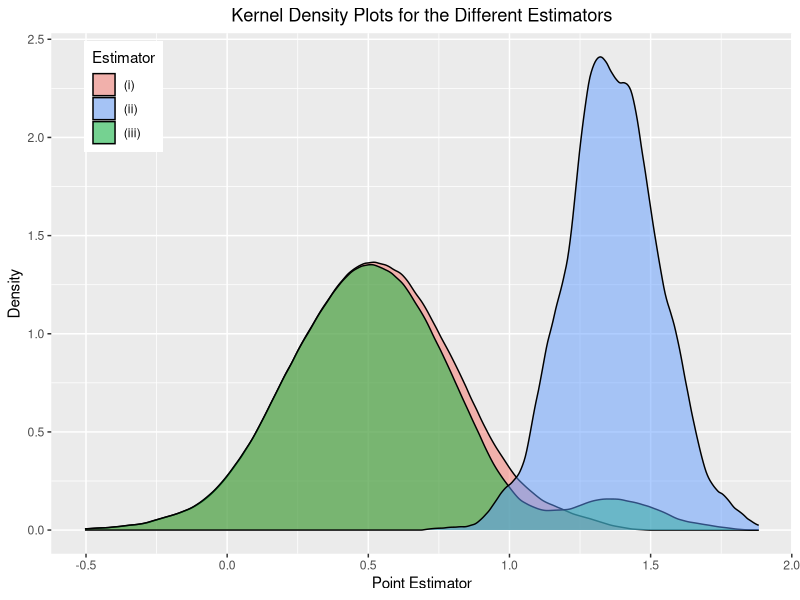

The R source for this figure:
## ECON675: ASSIGNMENT 4
## Q3: POST-MODEL SELECTION INFERENCE
## Anirudh Yadav 
## 11/09/2018

######################################################################
# Load packages, clear workspace
######################################################################
rm(list = ls())             #clear workspace
library(foreach)            #for looping
library(data.table)         #for data manipulation
library(Matrix)             #fast matrix calcs
library(ggplot2)            #for pretty plots
library(sandwich)           #for variance-covariance estimation 
library(xtable)             #for latex tables
library(boot)               #for bootstrapping
library(mvtnorm)            #for MVN stuff
options(scipen = 999)       #forces R to use normal numbers instead of scientific notation

######################################################################
# Generate random data and simulate
######################################################################

N     = 50
M     = 1000
SIGMA = matrix(c(1,0.85,0.85,1),2,2)

set.seed(1234)

# Generate covariates
W     = replicate(M,rmvnorm(N, mean = c(0,0), sigma = SIGMA, method="chol"))

# Generate errors
E     = replicate(M,rnorm(50))

# Generate outcomes
Y     = sapply(1:M,function(i) rep(1,N)+W[,,i]%*%c(0.5,1)+E[,i])

# Get beta.hats
beta.hats = sapply(1:M,function(i) lm(Y[,i]~W[,,i])$coefficients[2])

# Get t-stats for gamma.hats
t.stats   = sapply(1:M,function(i) summary(lm(Y[,i]~W[,,i]))[["coefficients"]][, "t value"][3])

# Get beta.tildes
beta.tildes = sapply(1:M,function(i) lm(Y[,i]~W[,1,i])$coefficients[2])

# Construct betas if the model selection is used
beta.sel    = ifelse(t.stats>=1.96,beta.hats,beta.tildes)
  
######################################################################
# [1] Summary Statistics for the different betas
######################################################################

# Summary statistics
beta.sum = rbind(summary(beta.hats),summary(beta.tildes),summary(beta.sel))

# Make kernenl desity plot
plot.dat = data.frame(beta = c(beta.hats,beta.tildes,beta.sel),Estimator=rep(c("hat", "tilde","sel"), each = M))

densplot = ggplot(plot.dat,aes(x=beta,fill=Estimator))+ 
             geom_density(alpha=0.5, kernel="e",bw="ucv")+
             ggtitle("Kernel Density Plots for the Different Estimators")+
             xlab("Point Estimator")+
             ylab("Density")+
             theme(plot.title = element_text(hjust = 0.5))+
             scale_fill_discrete( 
                    name="Estimator",
                    breaks=c("hat", "tilde", "sel"),
                    labels=c("(i)", "(ii)", "(iii)"))+
             theme(legend.justification = c(0.05, 0.98), legend.position = c(0.05, 0.98))

######################################################################
# [2] Coverage rates
######################################################################

# Compute coverage rate for beta.hat
beta.hats.se       = sapply(1:M,function(i) summary(lm(Y[,i]~W[,,i]))[["coefficients"]][, "Std. Error"][2])
beta.hats.CIs      = cbind(beta.hats-1.96*beta.hats.se,beta.hats+1.96*beta.hats.se)
beta.hats.covered  = ifelse(0.5>=beta.hats.CIs[,1]&0.5<=beta.hats.CIs[,2],1,0)
beta.hat.cr        = mean(beta.hats.covered)

# Compute coverage rate for beta.tilde
beta.tildes.se       = sapply(1:M,function(i) summary(lm(Y[,i]~W[,1,i]))[["coefficients"]][, "Std. Error"][2])
beta.tildes.CIs      = cbind(beta.tildes-1.96*beta.tildes.se,beta.tildes+1.96*beta.tildes.se)
beta.tildes.covered  = ifelse(0.5>=beta.tildes.CIs[,1]&0.5<=beta.tildes.CIs[,2],1,0)
beta.tilde.cr        = mean(beta.tildes.covered)

# Compute coverage rate for beta.sel
beta.sel.CI.lower    = ifelse(beta.hats==beta.sel,beta.hats-1.96*beta.hats.se,beta.tildes-1.96*beta.tildes.se)
beta.sel.CI.upper    = ifelse(beta.hats==beta.sel,beta.hats+1.96*beta.hats.se,beta.tildes+1.96*beta.tildes.se)
beta.sel.CIs         = cbind(beta.sel.CI.lower,beta.sel.CI.upper)
beta.sel.covered     = ifelse(0.5>=beta.sel.CIs[,1]&0.5<=beta.sel.CIs[,2],1,0)
beta.sel.cr          = mean(beta.sel.covered)

# Put results together
cr.results           = rbind(beta.hat.cr,beta.tilde.cr,beta.sel.cr)
rownames(cr.results) = c("beta.hat.cr","beta.tilde.cr","beta.sel.cr")
colnames(cr.results) = c("Coverage Rate")
